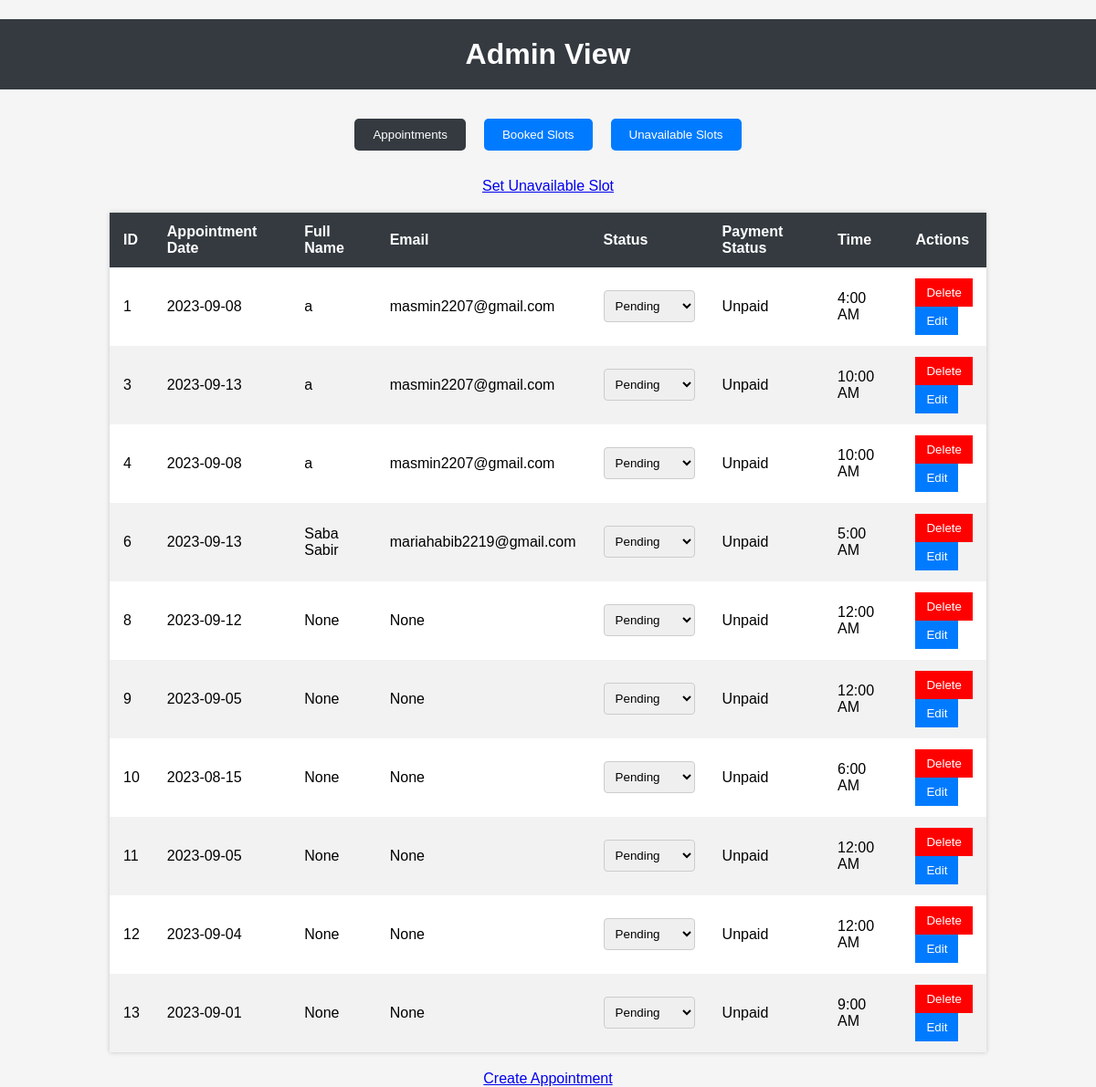
The page /admin_view (signed in) on the database as committed earlier.
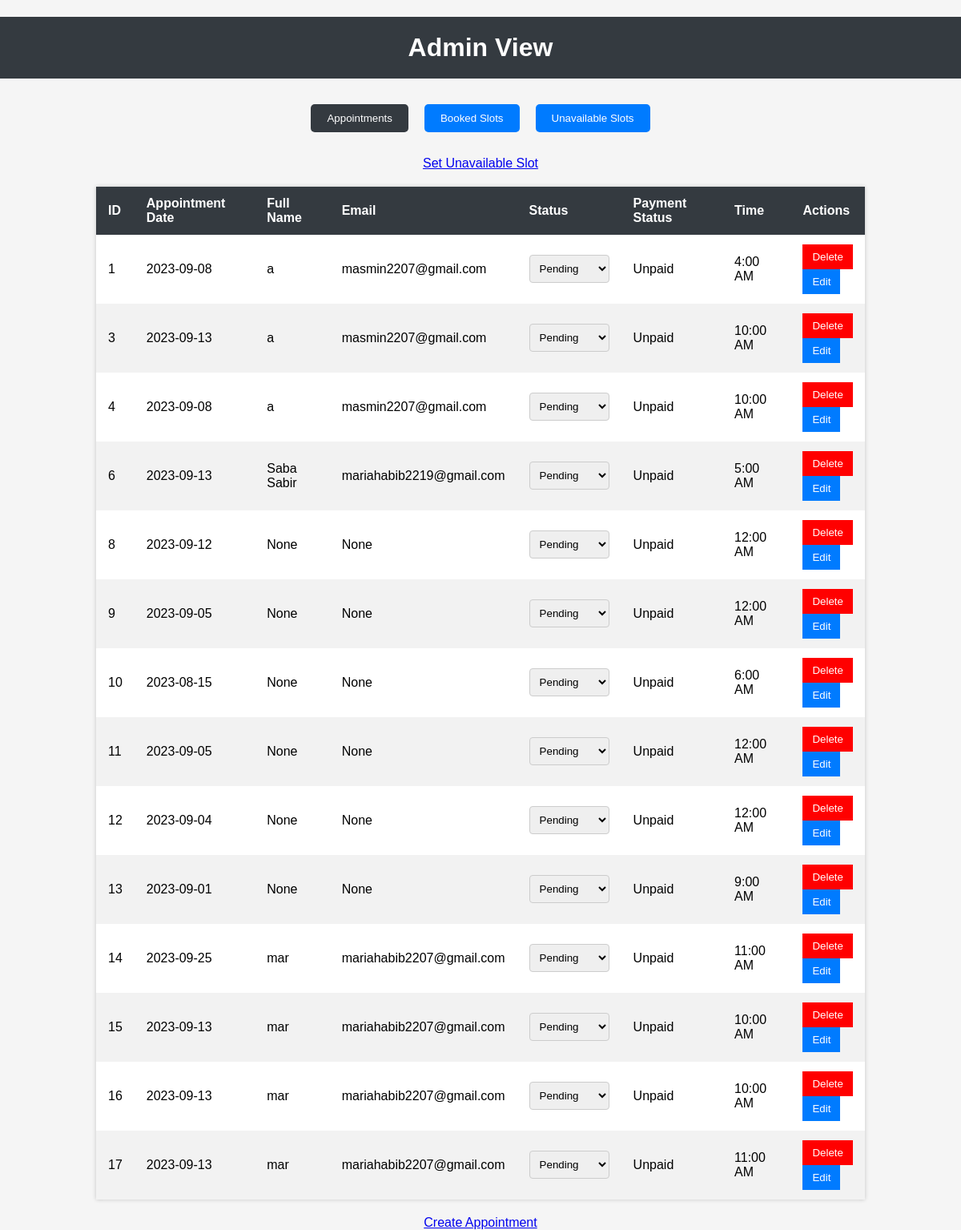
The same page on the database as committed later.
### app.py (models this page shows)
class Appointment(db.Model):
    id = db.Column(db.Integer, primary_key=True)
    full_name = db.Column(db.String)
    email = db.Column(db.String)
    status = db.Column(db.String)
    payment_status = db.Column(db.String)
    date = db.Column(db.DateTime)
    start_time = db.Column(db.String)  # Change the type to String
    end_time = db.Column(db.String)

### app.py (the view, shortened to what this page needs)
@app.route('/admin_view', methods=['GET', 'POST'])
def admin_view():
    if 'admin_authenticated' not in session or not session['admin_authenticated']:
        return redirect(url_for('login'))
    appointments = Appointment.query.all()
    booked_slots = db.session.query(BookedSlot, Appointment).join(Appointment).all()
    availability_slots = [slot for slot, _ in booked_slots if slot.status == "unavailable"]
    return render_template('admin_view.html', appointments=appointments , booked_slots= booked_slots ,availability_slots=availability_slots )

### templates/admin_view.html (shortened to what this page needs)
<!DOCTYPE html>
<html>
<head>
</head>
<body>
    <h1>Admin View</h1>
    <div class="tab-container">
        <button class="tab-button active" onclick="showTab('appointments')">Appointments</button>
        <button class="tab-button" onclick="showTab('bookedSlots')">Booked Slots</button>
        <button class="tab-button" onclick="showTab('unavailableSlots')">Unavailable Slots</button>
    </div>
    <a href="{{ url_for('add_unavailable') }}">Set Unavailable Slot</a>
    <div class="tab-content active" id="appointmentsTab">
        <table>
            <thead>
                <tr>
                    <th>ID</th>
                    <th>Appointment Date</th>
                    <th>Full Name</th>
                    <th>Email</th>
                    <th>Status</th>
                    <th>Payment Status</th>
                    <th>Time</th>
                    <th>Actions</th>
                </tr>
            </thead>
            <tbody>
                {% for appointment in appointments %}
                <tr>
                    <td>{{ appointment.id }}</td>
                    <td>{{ appointment.date.strftime('%Y-%m-%d').split(" ")[0]}}</td>
                    <td>{{ appointment.full_name }}</td>
                    <td>{{ appointment.email }}</td>
                    <td>
                        <select name="appointment_status">
                            <option value="pending" {% if appointment.status == 'pending' %}selected{% endif %}>Pending</option>
                        </select>
                    </td>
                    <td>{{ appointment.payment_status }}</td>
                    <td>{{ appointment.start_time }}</td>
                    <td>
                        <form method="POST" action="{{ url_for('admin_view') }}">
                            <button type="submit" id="delete_button" name="action" value="delete" class="delete_button">Delete</button>
                        </form>
                        <form method="GET" action="{{ url_for('edit_appointment', appointment_id=appointment.id) }}">
                            <button type="submit">Edit</button>
                        </form>
                    </td>
                </tr>
                {% endfor %}
            </tbody>
        </table>
        <a href="{{ url_for('create_appointment') }}">Create Appointment</a>
    </div>
</body>
</html>

### templates/admin_view.html (style rules this page uses)
body { font-family: Arial, sans-serif; margin: 0; padding: 0; background-color: #f5f5f5; }
h1 { text-align: center; padding: 20px; background-color: #343a40; color: #fff; }
table { margin: 20px auto; border-collapse: collapse; width: 80%; background-color: #fff; box-shadow: 0px 0px 5px 0px rgba(0, 0, 0, 0.2); }
th, td { padding: 12px 15px; text-align: left; }
th { background-color: #343a40; color: #fff; }
tr:nth-child(even) { background-color: #f2f2f2; }
select { padding: 8px; border: 1px solid #ccc; border-radius: 4px; }
button { padding: 8px 12px; border: none; background-color: #007bff; color: #fff; cursor: pointer; }
.delete_button { background-color: red !important; }
a { display: block; text-align: center; margin-top: 20px; }
.tab-container { display: flex; justify-content: center; }
.tab-button { padding: 10px 20px; margin: 10px; border: none; background-color: #007bff; color: #fff; cursor: pointer; border-radius: 5px; }
.tab-button.active { background-color: #343a40; }
.tab-content { display: none; }
.tab-content.active { display: block; }

Rows that differ between the two databases and show on the page:
added Appointment: id "14", date "2023-09-25", full_name "mar", email "mariahabib2207@gmail.com", payment_status "Unpaid", start_time "11:00 AM"
added Appointment: id "15", date "2023-09-13", full_name "mar", email "mariahabib2207@gmail.com", payment_status "Unpaid", start_time "10:00 AM"
added Appointment: id "16", date "2023-09-13", full_name "mar", email "mariahabib2207@gmail.com", payment_status "Unpaid", start_time "10:00 AM"
added Appointment: id "17", date "2023-09-13", full_name "mar", email "mariahabib2207@gmail.com", payment_status "Unpaid", start_time "11:00 AM"
